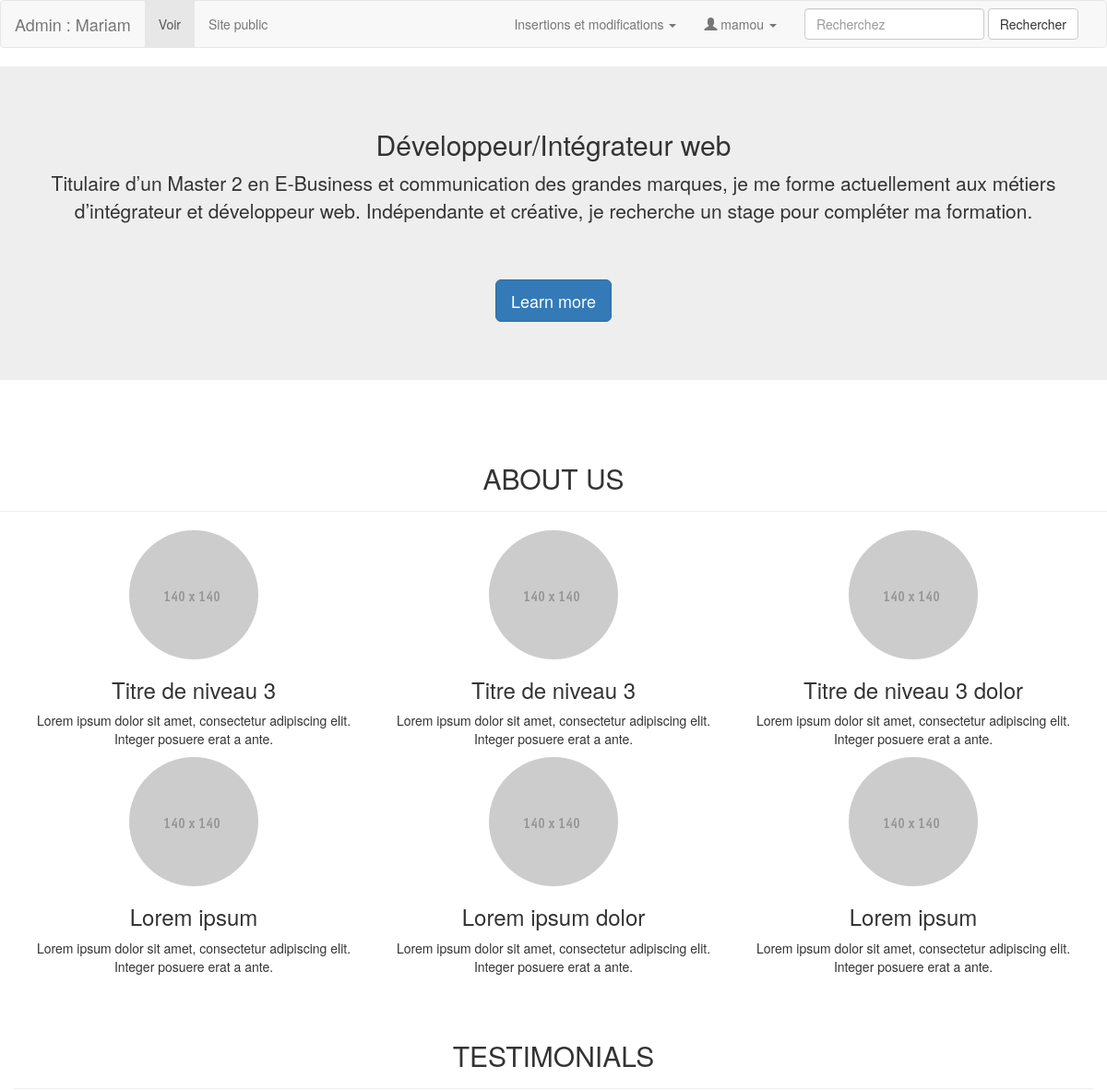
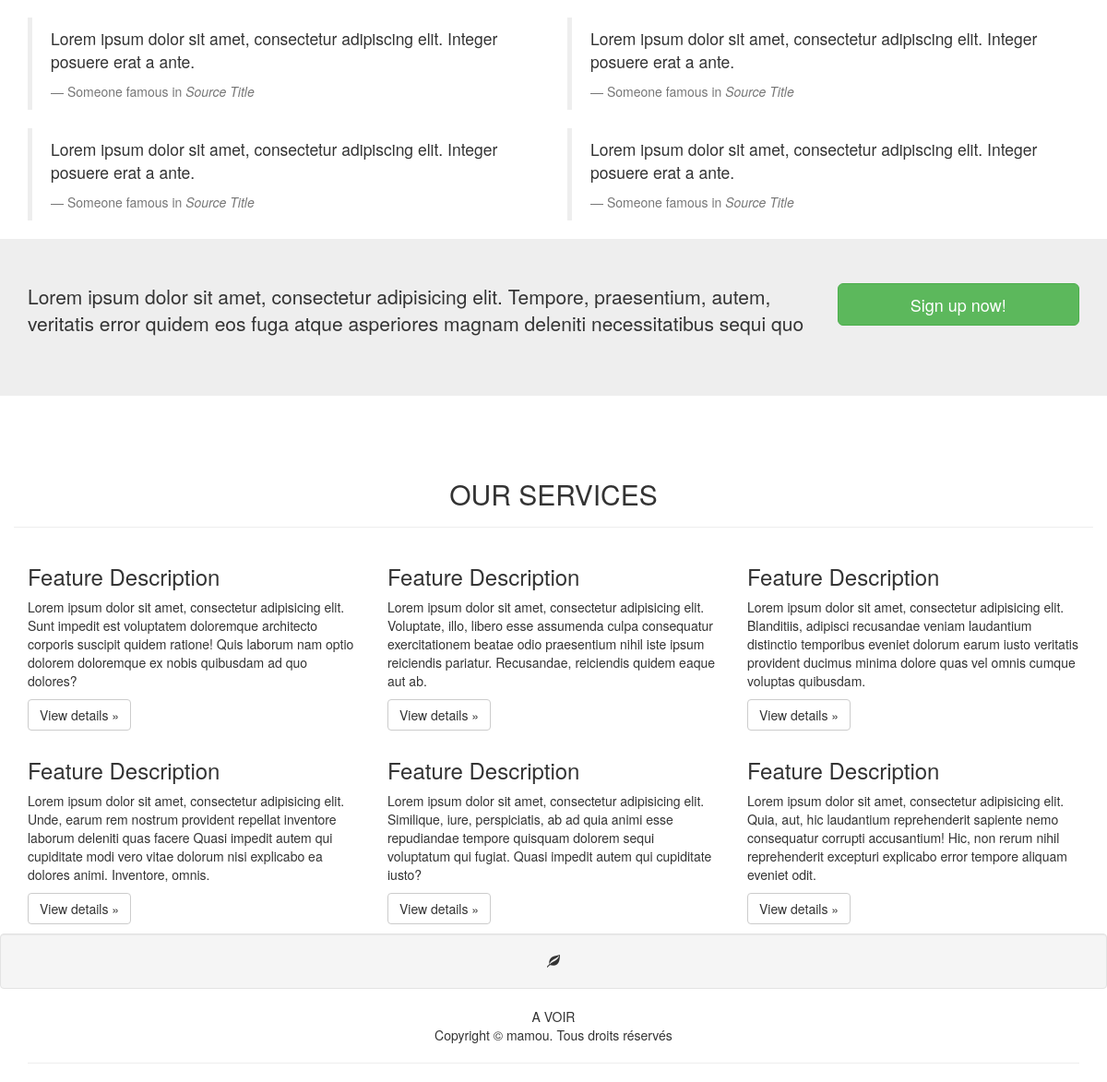
The page /admin/index.php (signed in) on the database its author committed (2 pictures, top to bottom).
### tables this page shows
CREATE TABLE `utilisateurs` (
  `id_utilisateur` int(11) NOT NULL,
  `prenom` varchar(25) NOT NULL,
  `nom` varchar(25) NOT NULL,
  `email` varchar(50) NOT NULL,
  `telephone` int(20) NOT NULL,
  `mdp` varchar(13) NOT NULL,
  `pseudo` varchar(13) NOT NULL,
  `avatar` varchar(255) NOT NULL,
  `age` int(5) NOT NULL,
  `date_naissance` date NOT NULL,
  `sexe` enum('Femme','Homme','Autre') NOT NULL,
  `etat_civil` enum('M','Mme','Autre') NOT NULL,
  `statut_martial` varchar(13) NOT NULL,
  `adresse` text NOT NULL,
  `code_postal` int(11) NOT NULL,
  `ville` varchar(25) NOT NULL,
  `pays` varchar(25) NOT NULL
);

CREATE TABLE `titres_cv` (
  `id_titre_cv` int(11) NOT NULL,
  `titre_cv` mediumtext NOT NULL,
  `accroche` mediumtext NOT NULL,
  `logo` varchar(25) NOT NULL,
  `utilisateur_id` int(11) NOT NULL
);

### admin/index.php (the view, shortened to what this page needs)
<?php require '../connexion/connexion.php';
	if(isset($_SESSION['connexion']) && $_SESSION['connexion']=='connecté'){
		$id_utilisateur=$_SESSION['id_utilisateur'];
	}else{
		header('location:authentification.php');
	}
	?>
<!DOCTYPE html>
<html lang="fr">
<head>
	<?php
		$sql = $pdoCV->query(" SELECT * FROM utilisateurs WHERE id_utilisateur ='$id_utilisateur' ");
		$ligne_utilisateur = $sql->fetch();
	?>
<link rel="stylesheet" href="../css/bootstrap.css">
</head>
<body>
<?php include("include_nav.php"); ?>
<header>
 <?php
	$sql = $pdoCV->query(" SELECT * FROM titres_cv WHERE utilisateur_id ='$id_utilisateur' ");
$ligne_titre = $sql->fetch();
	?>
  <div class="jumbotron">
    <div class="container">
      <div class="row">
        <div class="col-xs-12">
          <h2 class="text-center"><?php echo $ligne_titre['titre_cv']; ?></h2>
          <p class="text-center"><?php echo $ligne_titre['accroche']; ?></p>
          <p>&nbsp;</p>
          <p class="text-center"><a class="btn btn-primary btn-lg" href="#" role="button">Learn more</a> </p>
        </div>
      </div>
    </div>
  </div>
</header>
<section>
  <div class="row">
    <div class="col-lg-12 page-header text-center">
      <h2>ABOUT US</h2>
    </div>
  </div>
  <div class="container ">
    <div class="row">
      <div class="col-lg-4 col-sm-12 text-center"> <img class="img-circle" alt="140x140" style="width: 140px; height: 140px;" src="../images/140X140.gif" data-holder-rendered="true">
        <h3>Titre de niveau 3</h3>
        <p>Lorem ipsum dolor sit amet, consectetur adipiscing elit. Integer posuere erat a ante.</p>
      </div>
      <div class="col-lg-4 col-sm-12 text-center"><img class="img-circle" alt="140x140" style="width: 140px; height: 140px;" src="../images/140X140.gif" data-holder-rendered="true">
        <h3>Titre de niveau 3</h3>
        <p>Lorem ipsum dolor sit amet, consectetur adipiscing elit. Integer posuere erat a ante.</p>
      </div>
      <div class="col-lg-4 col-sm-12 text-center"><img class="img-circle" alt="140x140" style="width: 140px; height: 140px;" src="../images/140X140.gif" data-holder-rendered="true">
        <h3>Titre de niveau 3 dolor</h3>
        <p>Lorem ipsum dolor sit amet, consectetur adipiscing elit. Integer posuere erat a ante.</p>
      </div>
      <div class="col-lg-4 col-sm-12 text-center"><img class="img-circle" alt="140x140" style="width: 140px; height: 140px;" src="../images/140X140.gif" data-holder-rendered="true">
        <h3>Lorem ipsum</h3>
        <p>Lorem ipsum dolor sit amet, consectetur adipiscing elit. Integer posuere erat a ante.</p>
      </div>
      <div class="col-lg-4 col-sm-12 text-center"><img class="img-circle" alt="140x140" style="width: 140px; height: 140px;" src="../images/140X140.gif" data-holder-rendered="true">
        <h3>Lorem ipsum dolor</h3>
        <p>Lorem ipsum dolor sit amet, consectetur adipiscing elit. Integer posuere erat a ante.</p>
      </div>
      <div class="col-lg-4 col-sm-12 text-center"><img class="img-circle" alt="140x140" style="width: 140px; height: 140px;" src="../images/140X140.gif" data-holder-rendered="true">
        <h3>Lorem ipsum</h3>
        <p>Lorem ipsum dolor sit amet, consectetur adipiscing elit. Integer posuere erat a ante.</p>
      </div>
    </div>
    <div class="row">
      <div class="col-lg-12 page-header text-center">
        <h2>TESTIMONIALS</h2>
      </div>
    </div>
    <div class="row">
      <div class="col-6 col-lg-6">
        <blockquote>
          <p>Lorem ipsum dolor sit amet, consectetur adipiscing elit. Integer posuere erat a ante.</p>
          <small>Someone famous in <cite title="Source Title">Source Title</cite></small> </blockquote>
      </div>
      <div class="col-6 col-lg-6">
        <blockquote>
          <p>Lorem ipsum dolor sit amet, consectetur adipiscing elit. Integer posuere erat a ante.</p>
          <small>Someone famous in <cite title="Source Title">Source Title</cite></small> </blockquote>
      </div>
      <div class="col-6 col-lg-6">
        <blockquote>
          <p>Lorem ipsum dolor sit amet, consectetur adipiscing elit. Integer posuere erat a ante.</p>
          <small>Someone famous in <cite title="Source Title">Source Title</cite></small> </blockquote>
      </div>
      <div class="col-6 col-lg-6">
        <blockquote>
          <p>Lorem ipsum dolor sit amet, consectetur adipiscing elit. Integer posuere erat a ante.</p>
          <small>Someone famous in <cite title="Source Title">Source Title</cite></small> </blockquote>
      </div>
    </div>
  </div>
  <div class="jumbotron">
    <div class="container">
      <div class="row">
        <div class="col-xs-12 col-md-9 col-lg-9">
          <p class="lead">Lorem ipsum dolor sit amet, consectetur adipisicing elit. Tempore, praesentium, autem, veritatis error quidem eos fuga atque asperiores magnam deleniti necessitatibus sequi quo</p>
        </div>
        <div class=" text-center col-sm-6 col-lg-3 col-sm-offset-3 col-md-3 col-xs-offset-4 col-xs-5 col-lg-offset-0">
        	<a class="btn  btn-block btn-lg btn-success" href="#" title="">Sign up now!</a>
        </div>
      </div>
    </div>
  </div>
  <div class="container">
    <div class="row">
      <div class="col-lg-12 page-header text-center">
        <h2>OUR SERVICES</h2>
      </div>
    </div>
    <div class="row">
      <div class="col-xs-6 col-lg-4">
        <h3>Feature Description</h3>
        <p> <i class="icon-desktop "></i>Lorem ipsum dolor sit amet, consectetur adipisicing elit. Sunt impedit est voluptatem doloremque architecto corporis suscipit quidem ratione! Quis laborum nam optio dolorem doloremque ex nobis quibusdam ad quo dolores? </p>
        <p><a class="btn btn-default" href="http://www.bootstraptor.com">View details »</a></p>
      </div>
      <div class="col-xs-6 col-lg-4">
        <h3>Feature Description</h3>
        <p> <i class="icon-desktop "></i> Lorem ipsum dolor sit amet, consectetur adipisicing elit. Voluptate, illo, libero esse assumenda culpa consequatur exercitationem beatae odio praesentium nihil iste ipsum reiciendis pariatur. Recusandae, reiciendis quidem eaque aut ab. </p>
        <p><a class="btn btn-default" href="http://www.bootstraptor.com">View details »</a></p>
      </div>
      <div class="col-xs-6 col-lg-4">
        <h3>Feature Description</h3>
        <p> <i class="icon-desktop "></i> Lorem ipsum dolor sit amet, consectetur adipisicing elit. Blanditiis, adipisci recusandae veniam laudantium distinctio temporibus eveniet dolorum earum iusto veritatis provident ducimus minima dolore quas vel omnis cumque voluptas quibusdam.</p>
        <p><a class="btn btn-default" href="http://www.bootstraptor.com">View details »</a></p>
      </div>
      <div class="col-xs-6 col-lg-4">
        <h3>Feature Description</h3>
        <p> <em class="icon-desktop "></em> Lorem ipsum dolor sit amet, consectetur adipisicing elit. Unde, earum rem nostrum provident repellat inventore laborum deleniti quas facere Quasi impedit autem qui cupiditate modi vero vitae dolorum nisi explicabo ea dolores animi. Inventore, omnis.</p>
        <p><a class="btn btn-default" href="http://www.bootstraptor.com">View details »</a></p>
      </div>
      <div class="col-xs-6 col-lg-4">
        <h3>Feature Description</h3>
        <p> <i class="icon-desktop "></i> Lorem ipsum dolor sit amet, consectetur adipisicing elit. Similique, iure, perspiciatis, ab ad quia animi esse repudiandae tempore quisquam dolorem sequi voluptatum qui fugiat. Quasi impedit autem qui cupiditate iusto?</p>
        <p><a class="btn btn-default" href="http://www.bootstraptor.com">View details »</a></p>
      </div>
      <div class="col-xs-6 col-lg-4">
        <h3>Feature Description</h3>
        <p> <i class="icon-desktop "></i> Lorem ipsum dolor sit amet, consectetur adipisicing elit. Quia, aut, hic laudantium reprehenderit sapiente nemo consequatur corrupti accusantium! Hic, non rerum nihil reprehenderit excepturi explicabo error tempore aliquam eveniet odit.</p>
        <p><a class="btn btn-default" href="http://www.bootstraptor.com">View details »</a></p>
      </div>
    </div>
  </div>
</section>
<div class="well text-center"><span class="glyphicon glyphicon-leaf"></span></div>
	<?php include("include_footer.php"); ?>
</body>
</html>

### admin/include_nav.php (shortened to what this page needs)
<nav class="navbar navbar-default">
  <div class="container-fluid">
    <div class="navbar-header">
      <a class="navbar-brand" href="index.php">Admin : <?php echo $ligne_utilisateur['prenom']; ?></a></div>
    <div class="collapse navbar-collapse" id="bs-example-navbar-collapse-1">
      <ul class="nav navbar-nav">
        <li class="active"><a href="#">Voir <span class="sr-only">(current)</span></a> </li>
        <li><a href="../index.php" target="_blank">Site public</a></li>
      </ul>
      <form class="navbar-form navbar-right" role="search">
        <div class="form-group">
          <input type="text" class="form-control" placeholder="Recherchez">
        </div>
        <button type="submit" class="btn btn-default">Rechercher</button>
      </form>
      <ul class="nav navbar-nav navbar-right">
        <li class="dropdown"> <a href="#" class="dropdown-toggle" data-toggle="dropdown" role="button" aria-expanded="false" aria-haspopup="true">Insertions et modifications <span class="caret"></span></a>
        </li>
            <li class="dropdown"><a href="#" class="dropdown-toggle" data-toggle="dropdown" role="button" aria-expanded="false" aria-haspopup="true"> <span class="glyphicon glyphicon-user"></span> <?php echo $ligne_utilisateur['pseudo']; ?> <span class="caret"></span></a>
            </li>
      </ul>
    </div>
  </div>
</nav>

### admin/include_footer.php
<div class="container">
  <div class="row">
    <div class="col-lg-offset-3 col-xs-12 col-lg-6 text-center">
      A VOIR
    </div>
  </div>
</div>
 <footer class="text-center">
  <div class="container">
    <div class="row">
      <div class="col-xs-12">
        <p>Copyright © <?php echo $ligne_utilisateur['pseudo']; ?>. Tous droits réservés</p>
        <hr>
      </div>
    </div>
  </div>
</footer>

### rows shown on the page
utilisateurs: prenom "Mariam", pseudo "mamou"
titres_cv: titre_cv "Développeur/Intégrateur web", accroche "Titulaire d’un Master 2 en E-Business et communication des grandes marques, je me forme actuellement aux métiers d’intégrateur et développeur web. Indépendante et créative, je recherche un stage pour compléter ma formation."
